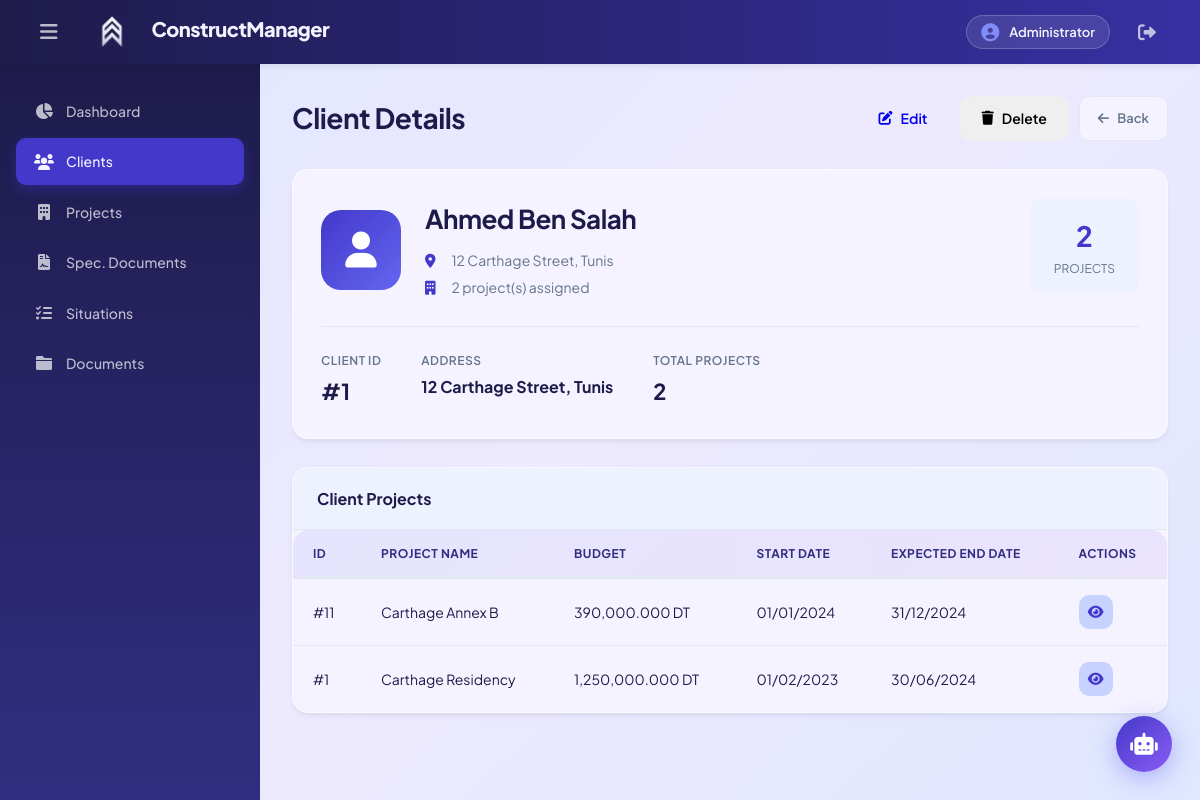
Page /index.php?controller=client&action=view&id=1 (signed in) on the committed database.
### tables this page shows
CREATE TABLE Client (
    Client_id INT NOT NULL,
    First_name VARCHAR(20),
    Last_name VARCHAR(20),
    Address VARCHAR(30),
    PRIMARY KEY (Client_id)
);

CREATE TABLE Project (
    Project_id INT NOT NULL,
    Client_id INT NOT NULL,
    SD_id INT,
    Project_name VARCHAR(20),
    Budget DECIMAL(10,3),
    Project_start_date DATE,
    Project_expected_end_date DATE,
    PRIMARY KEY (Project_id),
    FOREIGN KEY (Client_id) REFERENCES Client(Client_id),
    FOREIGN KEY (SD_id) REFERENCES SD(SD_id)
);

### config/database.php (called while the page is built, shortened)
<?php
class Database {
    private $host = "localhost";
    private $db_name = "construction_management";
    private $username = "root";
    private $password = "";
    public function getConnection() {
        $this->conn = null;
        try {
            $this->conn = new PDO("mysql:host=" . $this->host . ";dbname=" . $this->db_name,
                                  $this->username, $this->password);
            $this->conn->setAttribute(PDO::ATTR_ERRMODE, PDO::ERRMODE_EXCEPTION);
            $this->conn->exec("set names utf8");
        } catch(PDOException $exception) {
            echo "Connection error: " . $exception->getMessage();
        }
        return $this->conn;
    }
}
?>

### models/Client.php (called while the page is built, shortened)
<?php
class Client {
    private $conn;
    private $table_name = "Client";
    public $Client_id;
    public function __construct($db) {
        $this->conn = $db;
    }
    public function readOne() {
        $query = "SELECT * FROM " . $this->table_name . " WHERE Client_id = ? LIMIT 1";
        $stmt = $this->conn->prepare($query);
        $stmt->bindParam(1, $this->Client_id);
        $stmt->execute();
        $row = $stmt->fetch(PDO::FETCH_ASSOC);
        if($row) {
            $this->First_name = $row['First_name'];
            $this->Last_name = $row['Last_name'];
            $this->Address = $row['Address'];
            return true;
        }
        return false;
    }
    public function getClientProjects() {
        $query = "SELECT p.* FROM Project p WHERE p.Client_id = ? ORDER BY p.Project_start_date DESC";
        $stmt = $this->conn->prepare($query);
        $stmt->bindParam(1, $this->Client_id);
        $stmt->execute();
        return $stmt;
    }
}
?>

### views/client-details.php (the view, shortened to what this page needs)
<?php
require_once 'views/layout/header.php';
require_once 'views/layout/sidebar.php';
?>
<div class="page-container">
    <div class="page-header">
        <div>
            <h2>Client Details</h2>
        </div>
        <div class="header-actions">
            <a href="index.php?controller=client&action=edit&id=<?php echo $client['Client_id']; ?>" class="btn btn-warning">
                <i class="fas fa-edit"></i> Edit
            </a>
            <button onclick="confirmDelete(<?php echo $client['Client_id']; ?>, '<?php echo htmlspecialchars(addslashes($client['First_name'] . ' ' . $client['Last_name'])); ?>')"
                    class="btn btn-danger">
                <i class="fas fa-trash"></i> Delete
            </button>
            <a href="index.php?controller=client&action=index" class="btn-back">
                <i class="fas fa-arrow-left"></i> Back
            </a>
        </div>
    </div>
<div class="detail-card">
        <div class="detail-header">
            <div style="display: flex; align-items: center; gap: 24px; flex: 1;">
                <div class="client-avatar" style="width: 80px; height: 80px; background: linear-gradient(135deg, var(--primary), var(--secondary)); border-radius: 20px; display: flex; align-items: center; justify-content: center; font-size: 36px; color: white;">
                    <i class="fas fa-user"></i>
                </div>
                <div class="client-info">
                    <h3><?php echo htmlspecialchars($client['First_name'] . ' ' . $client['Last_name']); ?></h3>
                    <p><i class="fas fa-map-marker-alt"></i> <?php echo htmlspecialchars($client['Address']); ?></p>
                    <p><i class="fas fa-building"></i> <?php echo count($projects); ?> project(s) assigned</p>
                </div>
            </div>
            <div style="display: flex; gap: 24px; text-align: center;">
                <div style="padding: 16px 24px; background: var(--light); border-radius: 12px;">
                    <div style="font-size: 28px; font-weight: 700; color: var(--primary);"><?php echo count($projects); ?></div>
                    <div style="font-size: 12px; color: var(--gray); text-transform: uppercase;">Projects</div>
                </div>
            </div>
        </div>
        <div class="detail-stats">
            <div class="stat-item">
                <span class="stat-label">Client ID</span>
                <span class="stat-value">#<?php echo $client['Client_id']; ?></span>
            </div>
            <div class="stat-item">
                <span class="stat-label">Address</span>
                <span class="stat-value" style="font-size: 16px;"><?php echo htmlspecialchars($client['Address']); ?></span>
            </div>
            <div class="stat-item">
                <span class="stat-label">Total Projects</span>
                <span class="stat-value"><?php echo count($projects); ?></span>
            </div>
        </div>
    </div>
    <div class="content-card">
        <div class="card-header">
            <h3>Client Projects</h3>
        </div>
        <div class="table-responsive">
            <table class="data-table">
                <thead>
                    <tr>
                        <th>ID</th>
                        <th>Project Name</th>
                        <th>Budget</th>
                        <th>Start Date</th>
                        <th>Expected End Date</th>
                        <th>Actions</th>
                    </tr>
                </thead>
                <tbody>
                    <?php foreach($projects as $project): ?>
                    <tr>
                        <td>#<?php echo $project['Project_id']; ?></td>
                        <td><?php echo htmlspecialchars($project['Project_name']); ?></td>
                        <td><?php echo number_format($project['Budget'], 3); ?> DT</td>
                        <td><?php echo date('d/m/Y', strtotime($project['Project_start_date'])); ?></td>
                        <td><?php echo date('d/m/Y', strtotime($project['Project_expected_end_date'])); ?></td>
                        <td>
                            <a href="index.php?controller=project&action=view&id=<?php echo $project['Project_id']; ?>"
                               class="btn-icon" title="View">
                                <i class="fas fa-eye"></i>
                            </a>
                        </td>
                    </tr>
                    <?php endforeach; ?>
                </tbody>
            </table>
        </div>
    </div>
</div>
<?php require_once 'views/layout/footer.php'; ?>

### assets/css/style.css (style rules this page uses)
:root { --primary: #4338ca; --primary-dark: #312e81; --primary-light: #c7d2fe; --secondary: #6366f1; --accent: #06b6d4; --success: #10b981; --warning: #f59e0b; --danger: #ef4444; --info: #0ea5e9; --dark: #1e1b4b; --dark-secondary: #312e81; --dark-tertiary: #3730a3; --gray: #64748b; --gray-light: #94a3b8; --gray-lighter: #e2e8f0; --light: #eef2ff; --white: #f5f3ff; --glass: rgba(239, 238, 255, 0.9); --glass-dark: rgba(30, 27, 75, 0.95); --sidebar-width: 260px; --header-height: 64px; --radius: 16px; --radius-sm: 10px; --shadow: 0 4px 6px -1px rgba(0, 0, 0, 0.05), 0 2px 4px -1px rgba(0, 0, 0, 0.03); --shadow-lg: 0 20px 25px -5px rgba(0, 0, 0, 0.1), 0 10px 10px -5px rgba(0, 0, 0, 0.04); --transition: all 0.3s cubic-bezier(0.4, 0, 0.2, 1); }
* { margin: 0; padding: 0; box-sizing: border-box; }
body { font-family: 'Plus Jakarta Sans', sans-serif; background: linear-gradient(135deg, #e0e7ff 0%, #ede9fe 50%, #e0e7ff 100%); color: var(--dark); line-height: 1.6; -webkit-font-smoothing: antialiased; }
.dashboard-container, .page-container { max-width: 1400px; margin: 0 auto; }
.page-header { display: flex; align-items: center; justify-content: space-between; margin-bottom: 28px; }
.page-header h2 { font-size: 28px; font-weight: 700; color: var(--dark); letter-spacing: -0.5px; }
.header-actions { display: flex; gap: 10px; }
.content-card, .detail-card { background: var(--white); border-radius: var(--radius); box-shadow: var(--shadow); overflow: hidden; border: 1px solid rgba(255,255,255,0.5); }
.detail-card { padding: 28px; margin-bottom: 28px; }
.card-header { padding: 18px 24px; border-bottom: 1px solid var(--gray-lighter); background: var(--light); }
.card-header h3 { color: var(--dark); font-size: 16px; font-weight: 700; }
.detail-header { display: flex; align-items: flex-start; gap: 28px; justify-content: space-between; }
.client-info h3, .project-info h3, .situation-info h3 { font-size: 26px; color: var(--dark); margin-bottom: 10px; font-weight: 700; letter-spacing: -0.5px; }
.client-info p, .project-meta p, .situation-info p { color: var(--gray); font-size: 14px; margin: 4px 0; }
.client-info i, .project-meta i, .situation-info i { margin-right: 8px; color: var(--primary); width: 16px; }
.detail-stats { display: flex; gap: 40px; margin-top: 24px; padding-top: 24px; border-top: 1px solid var(--gray-lighter); flex-wrap: wrap; }
.stat-item { text-align: left; }
.stat-label { display: block; color: var(--gray); font-size: 12px; font-weight: 600; text-transform: uppercase; letter-spacing: 0.5px; margin-bottom: 4px; }
.stat-value { display: block; font-size: 22px; font-weight: 700; color: var(--dark); }
.table-responsive { overflow-x: auto; border-radius: var(--radius); }
.data-table { width: 100%; border-collapse: collapse; }
.data-table thead { background: linear-gradient(135deg, rgba(99, 102, 241, 0.1), rgba(139, 92, 246, 0.1)); }
.data-table th { padding: 14px 20px; text-align: left; font-weight: 700; color: var(--dark-secondary); font-size: 12px; text-transform: uppercase; letter-spacing: 0.5px; border-bottom: 2px solid var(--gray-lighter); white-space: nowrap; }
.data-table td { padding: 16px 20px; border-bottom: 1px solid var(--gray-lighter); font-size: 14px; color: var(--dark); }
.data-table tbody tr { transition: var(--transition); }
.data-table tbody tr:last-child td { border-bottom: none; }
.btn-icon { display: inline-flex; align-items: center; justify-content: center; width: 34px; height: 34px; border-radius: 10px; color: var(--primary); text-decoration: none; transition: var(--transition); background: var(--primary-light); }
.btn { padding: 11px 22px; border: none; border-radius: 10px; font-size: 14px; font-weight: 600; cursor: pointer; transition: var(--transition); display: inline-flex; align-items: center; gap: 8px; text-decoration: none; font-family: 'Plus Jakarta Sans', sans-serif; }
.btn-back { display: inline-flex; align-items: center; gap: 8px; padding: 10px 18px; background: var(--white); color: var(--gray); text-decoration: none; border-radius: 10px; font-weight: 600; border: 1px solid var(--gray-lighter); font-size: 13px; }
:root { --sidebar-collapsed-width: 64px; }

### rows in the picture
client: First_name+Last_name "Ahmed Ben Salah", Address "12 Carthage Street, Tunis", Client_id "1"
project: Project_id "11", Project_name "Carthage Annex B", Budget "390,000.000", Project_start_date "01/01/2024", Project_expected_end_date "31/12/2024"
project: Project_id "1", Project_name "Carthage Residency", Budget "1,250,000.000", Project_start_date "01/02/2023", Project_expected_end_date "30/06/2024"

### other values in the picture
count($projects) "2"
